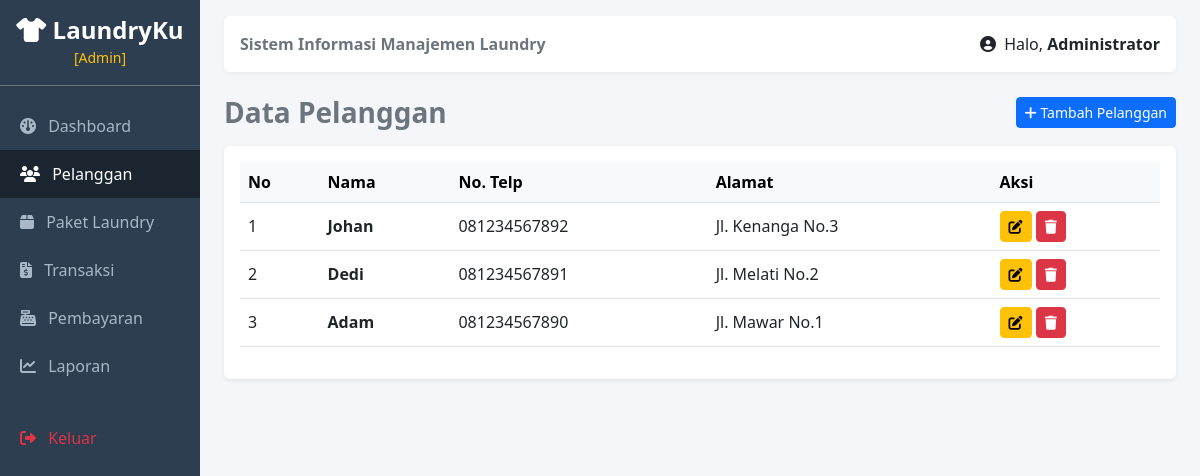
The app's page /pelanggan.php (signed in) with its own data.
### tables this page shows
CREATE TABLE `pelanggan` (
  `id_pelanggan` int(11) NOT NULL,
  `nama` varchar(100) NOT NULL,
  `no_telp` varchar(20) DEFAULT NULL,
  `alamat` text DEFAULT NULL,
  `created_at` timestamp NOT NULL DEFAULT current_timestamp()
);

### pelanggan.php (the view, shortened to what this page needs)
<?php
include 'header.php';
?>
<div class="d-flex justify-content-between align-items-center mb-3">
    <h3 class="m-0 text-secondary fw-bold">Data Pelanggan</h3>
    <button class="btn btn-primary btn-sm" data-bs-toggle="modal" data-bs-target="#modalTambah"><i class="fa fa-plus"></i> Tambah Pelanggan</button>
</div>
<div class="card border-0 shadow-sm p-3">
    <div class="table-responsive">
        <table class="table table-hover align-middle">
            <thead class="table-light">
                <tr>
                    <th>No</th>
                    <th>Nama</th>
                    <th>No. Telp</th>
                    <th>Alamat</th>
                    <th>Aksi</th>
                </tr>
            </thead>
            <tbody>
                <?php
                $no = 1;
                $query = mysqli_query($koneksi, "SELECT * FROM pelanggan ORDER BY id_pelanggan DESC");
                while($row = mysqli_fetch_assoc($query)):
                ?>
                <tr>
                    <td><?= $no++; ?></td>
                    <td><strong><?= $row['nama']; ?></strong></td>
                    <td><?= $row['no_telp'] ?: '-'; ?></td>
                    <td><?= $row['alamat'] ?: '-'; ?></td>
                    <td>
                        <button class="btn btn-warning btn-sm" data-bs-toggle="modal" data-bs-target="#modalEdit<?= $row['id_pelanggan']; ?>"><i class="fa fa-edit"></i></button>
                        <a href="pelanggan.php?hapus=<?= $row['id_pelanggan']; ?>" class="btn btn-danger btn-sm" onclick="return confirm('Hapus pelanggan ini?')"><i class="fa fa-trash"></i></a>
                    </td>
                </tr>
                <?php endwhile; ?>
            </tbody>
        </table>
    </div>
</div>
<?php include 'footer.php'; ?>

### header.php (style rules this page uses)
body { background-color: #f4f6f9; }

### records on screen
pelanggan: nama "Johan", no_telp "081234567892", alamat "Jl. Kenanga No.3"
pelanggan: nama "Dedi", no_telp "081234567891", alamat "Jl. Melati No.2"
pelanggan: nama "Adam", no_telp "081234567890", alamat "Jl. Mawar No.1"

### other values on screen
$_SESSION['level'] "Admin"
$_SESSION['nama'] "Administrator"
